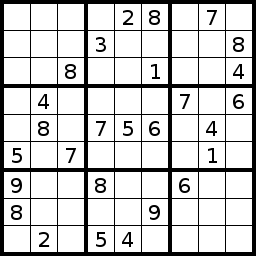
#> input picture OpenCV/Sample Images/sudoku.png, 256 x 256 px, found by its file name
$ python cv_hough_lines.py
#> lines starting #> are read from the running program, lines starting #| are printed output that depends on the picture; after the words box and inside, x2 and y2 are one past the last pixel; in counts of white or black regions, pixels touching at a corner belong together
#import CV libraries
import numpy
import cv2

img1=cv2.imread("/home/udayan/Downloads/sudoku.png", -1)    #read image, 0=read as grayscale, -1=read as color
#> img1 is the input picture: shape (256, 256, 3); min 0, max 255, mean 205.8
img2=numpy.ndarray(img1.shape)
numpy.copyto(img2, img1)

img2gray=cv2.cvtColor(img1, cv2.COLOR_BGR2GRAY)    #convert to grayscale

edges=cv2.Canny(img1, 50, 200)             #Canny edge detection; Hough line transform APIs only take binary images
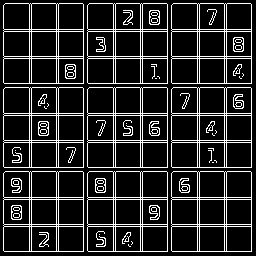
#> edges: shape (256, 256); 15.2% white in thin lines or dots

########################general Hough Transform########################
lines1=cv2.HoughLines(edges, 1, numpy.pi/180, 200)         #calc Hough transform for lines; 1st argument=input image, 2nd & 3rd arguments: rho & theta accuracies respectively, 4th argument=threshold i.e. which means minimum vote it should get for it to be considered as a line
#> lines1 = 36 rows, first 8: [29, 0], [31, 0], [56, 0], [58, 0], [83, 0], [113, 0], [115, 0], [140, 0]

for rho, theta in lines1[0]:
	a=numpy.cos(theta)
	b=numpy.sin(theta)
	x=a*rho
	y=b*rho
	x1=int(x+1000*(-b))
	y1=int(y+1000*(a))
	x2=int(x-1000*(-b))
	y2=int(y-1000*(a))

	cv2.line(img1, (x1, y1), (x2, y2), (0, 0, 255), 2)          #draw detected lines; 1st argument=input image, 2nd & 3rd arguments=the end points of the line segment, 4th & 5th arguments=line color and thickness respectively
#> this loop made 1 pass
#> (rho, theta, a, b, x, y, x1, y1) on pass 1: (29, 0, 1, 0, 29, 0, 29, 1000)
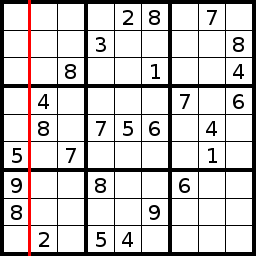
#> img1: shape (256, 256, 3); 1.17% of pixels changed, all inside (x1, y1, x2, y2) = (28, 0, 31, 256)
#######################################################################

#####################probabilistic Hough Transform#####################
minLineLength=100
maxLineGap=5

lines2=cv2.HoughLinesP(edges, 1, numpy.pi/180, 100, minLineLength, maxLineGap)           #calc Hough transform; 1st argument=input image, 2nd & 3rd arguments: rho & theta accuracies respectively, 4th argument=threshold i.e. which means minimum vote it should get for it to be considered as a line (it's usually less here compared to the general Hough line transform), 5th argument=line segments shorter than this are rejected, 6th argument=max. allowed gap between line segments to treat them as single line
#> lines2 = 94 rows, first 6: [29, 83, 29, 4], [142, 167, 142, 88], [167, 251, 167, 172], [115, 167, 115, 88], [171, 139, 171, 116], [88, 199, 166, 199]

for x1, y1, x2, y2 in lines2[0]:
    cv2.line(img2, (x1, y1), (x2, y2), (0, 255, 0), 2)              #draw detected lines; 1st argument=input image, 2nd & 3rd arguments=the end points of the line segment, 4th & 5th arguments=line color and thickness respectively
#> this loop made 1 pass
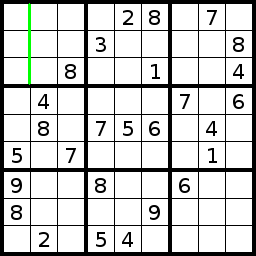
#> img2: shape (256, 256, 3) float64; mean B, G, R 205.2, 206.2, 205.2
#######################################################################

cv2.imshow('hough_lines', img1)   #show image in a window named "hough_lines"

cv2.imshow('hough_lines_probabilistic', img2)   #show image in a window named "hough_lines"
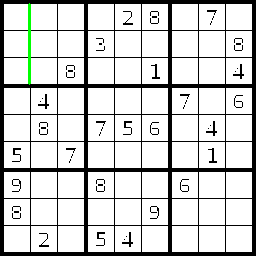
#> window 'hough_lines_probabilistic': shape (256, 256, 3); mean B, G, R 208.2, 209.2, 208.2

cv2.waitKey(0)     #waits for a specified time in milliseconds or till a key is pressed, 0=wait indefinitely or till a key is pressed

cv2.destroyAllWindows()   #delete all created windows
